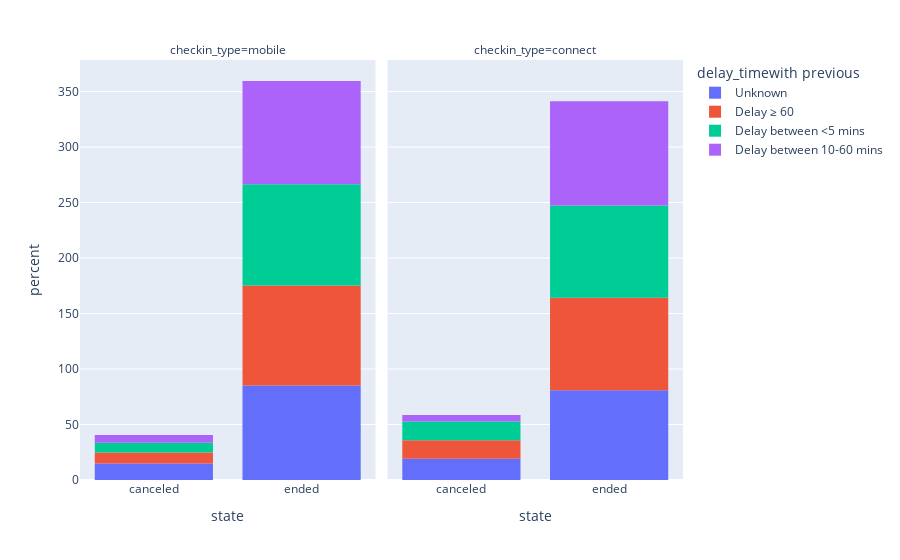

Write notebook code for a chart like this one.
### Code cell
fig = px.histogram(df_delay, x='state', color='delay_timewith previous',
           facet_col= 'checkin_type', histnorm = 'percent')
fig.show()

### Figure 1 — Plotly figure (JSON) as saved in the notebook; plotly's stock layout.template omitted (floating-point values rounded to 4 significant figures; data arrays with more than 128 entries replaced by an {"elided": "..."} marker saying what was removed)
{"data": [{"alignmentgroup": "True", "bingroup": "x", "histnorm": "percent", "hovertemplate": "delay_timewith previous=Unknown<br>checkin_type=mobile<br>state=%{x}<br>percent=%{y}<extra></extra>", "legendgroup": "Unknown", "marker": {"color": "#636efa", "pattern": {"shape": ""}}, "name": "Unknown", "offsetgroup": "Unknown", "orientation": "v", "showlegend": true, "type": "histogram", "x": {"elided": "15975 str values"}, "xaxis": "x", "yaxis": "y"}, {"alignmentgroup": "True", "bingroup": "x", "histnorm": "percent", "hovertemplate": "delay_timewith previous=Unknown<br>checkin_type=connect<br>state=%{x}<br>percent=%{y}<extra></extra>", "legendgroup": "Unknown", "marker": {"color": "#636efa", "pattern": {"shape": ""}}, "name": "Unknown", "offsetgroup": "Unknown", "orientation": "v", "showlegend": false, "type": "histogram", "x": {"elided": "3494 str values"}, "xaxis": "x2", "yaxis": "y2"}, {"alignmentgroup": "True", "bingroup": "x", "histnorm": "percent", "hovertemplate": "delay_timewith previous=Delay ≥ 60<br>checkin_type=mobile<br>state=%{x}<br>percent=%{y}<extra></extra>", "legendgroup": "Delay ≥ 60", "marker": {"color": "#EF553B", "pattern": {"shape": ""}}, "name": "Delay ≥ 60", "offsetgroup": "Delay ≥ 60", "orientation": "v", "showlegend": true, "type": "histogram", "x": {"elided": "808 str values"}, "xaxis": "x", "yaxis": "y"}, {"alignmentgroup": "True", "bingroup": "x", "histnorm": "percent", "hovertemplate": "delay_timewith previous=Delay ≥ 60<br>checkin_type=connect<br>state=%{x}<br>percent=%{y}<extra></extra>", "legendgroup": "Delay ≥ 60", "marker": {"color": "#EF553B", "pattern": {"shape": ""}}, "name": "Delay ≥ 60", "offsetgroup": "Delay ≥ 60", "orientation": "v", "showlegend": false, "type": "histogram", "x": {"elided": "632 str values"}, "xaxis": "x2", "yaxis": "y2"}, {"alignmentgroup": "True", "bingroup": "x", "histnorm": "percent", "hovertemplate": "delay_timewith previous=Delay between <5 mins<br>checkin_type=mobile<br>state=%{x}<br>percent=%{y}<extra></extra>", "legendgroup": "Delay between <5 mins", "marker": {"color": "#00cc96", "pattern": {"shape": ""}}, "name": "Delay between <5 mins", "offsetgroup": "Delay between <5 mins", "orientation": "v", "showlegend": true, "type": "histogram", "x": {"elided": "148 str values"}, "xaxis": "x", "yaxis": "y"}, {"alignmentgroup": "True", "bingroup": "x", "histnorm": "percent", "hovertemplate": "delay_timewith previous=Delay between <5 mins<br>checkin_type=connect<br>state=%{x}<br>percent=%{y}<extra></extra>", "legendgroup": "Delay between <5 mins", "marker": {"color": "#00cc96", "pattern": {"shape": ""}}, "name": "Delay between <5 mins", "offsetgroup": "Delay between <5 mins", "orientation": "v", "showlegend": false, "type": "histogram", "x": {"elided": "131 str values"}, "xaxis": "x2", "yaxis": "y2"}, {"alignmentgroup": "True", "bingroup": "x", "histnorm": "percent", "hovertemplate": "delay_timewith previous=Delay between 10-60 mins<br>checkin_type=mobile<br>state=%{x}<br>percent=%{y}<extra></extra>", "legendgroup": "Delay between 10-60 mins", "marker": {"color": "#ab63fa", "pattern": {"shape": ""}}, "name": "Delay between 10-60 mins", "offsetgroup": "Delay between 10-60 mins", "orientation": "v", "showlegend": true, "type": "histogram", "x": ["ended", "ended", "ended", "ended", "canceled", "ended", "ended", "ended", "ended", "ended", "ended", "ended", "ended", "ended", "ended", "ended", "ended", "ended", "ended", "ended", "ended", "ended", "ended", "canceled", "ended", "ended", "ended", "ended", "ended", "ended", "ended", "ended", "ended", "ended", "ended", "ended", "ended", "canceled", "ended", "ended", "ended", "canceled", "ended", "ended", "ended", "ended", "ended", "canceled", "ended", "ended", "ended", "ended", "ended", "ended", "ended", "ended", "ended", "ended", "ended", "ended", "ended", "ended", "ended", "ended", "ended", "ended", "ended", "ended", "ended", "ended", "ended", "ended"], "xaxis": "x", "yaxis": "y"}, {"alignmentgroup": "True", "bingroup": "x", "histnorm": "percent", "hovertemplate": "delay_timewith previous=Delay between 10-60 mins<br>checkin_type=connect<br>state=%{x}<br>percent=%{y}<extra></extra>", "legendgroup": "Delay between 10-60 mins", "marker": {"color": "#ab63fa", "pattern": {"shape": ""}}, "name": "Delay between 10-60 mins", "offsetgroup": "Delay between 10-60 mins", "orientation": "v", "showlegend": false, "type": "histogram", "x": ["ended", "ended", "ended", "ended", "ended", "ended", "ended", "ended", "ended", "ended", "ended", "ended", "ended", "ended", "ended", "ended", "ended", "ended", "ended", "ended", "ended", "ended", "ended", "ended", "ended", "ended", "ended", "ended", "ended", "ended", "canceled", "ended", "ended", "ended", "ended", "canceled", "ended", "ended", "ended", "ended", "ended", "ended", "ended", "ended", "ended", "ended", "canceled", "ended", "ended", "ended"], "xaxis": "x2", "yaxis": "y2"}], "layout": {"annotations": [{"font": {}, "showarrow": false, "text": "checkin_type=mobile", "x": 0.245, "xanchor": "center", "xref": "paper", "y": 1, "yanchor": "bottom", "yref": "paper"}, {"font": {}, "showarrow": false, "text": "checkin_type=connect", "x": 0.755, "xanchor": "center", "xref": "paper", "y": 1, "yanchor": "bottom", "yref": "paper"}], "barmode": "relative", "legend": {"title": {"text": "delay_timewith previous"}, "tracegroupgap": 0}, "margin": {"t": 60}, "xaxis": {"anchor": "y", "domain": [0, 0.49], "title": {"text": "state"}}, "xaxis2": {"anchor": "y2", "domain": [0.51, 1], "matches": "x", "title": {"text": "state"}}, "yaxis": {"anchor": "x", "domain": [0, 1], "title": {"text": "percent"}}, "yaxis2": {"anchor": "x2", "domain": [0, 1], "matches": "y", "showticklabels": false}}}
